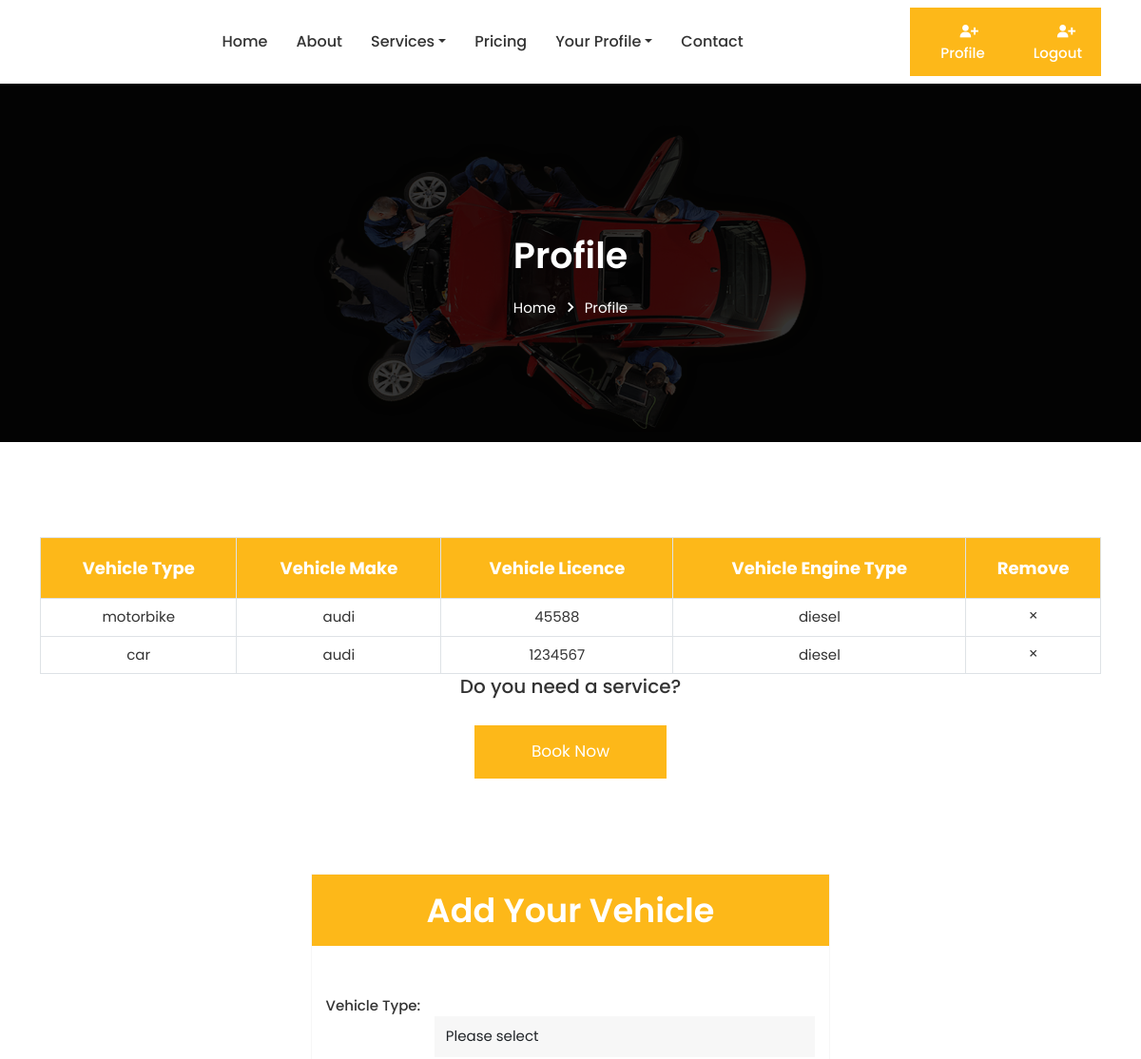
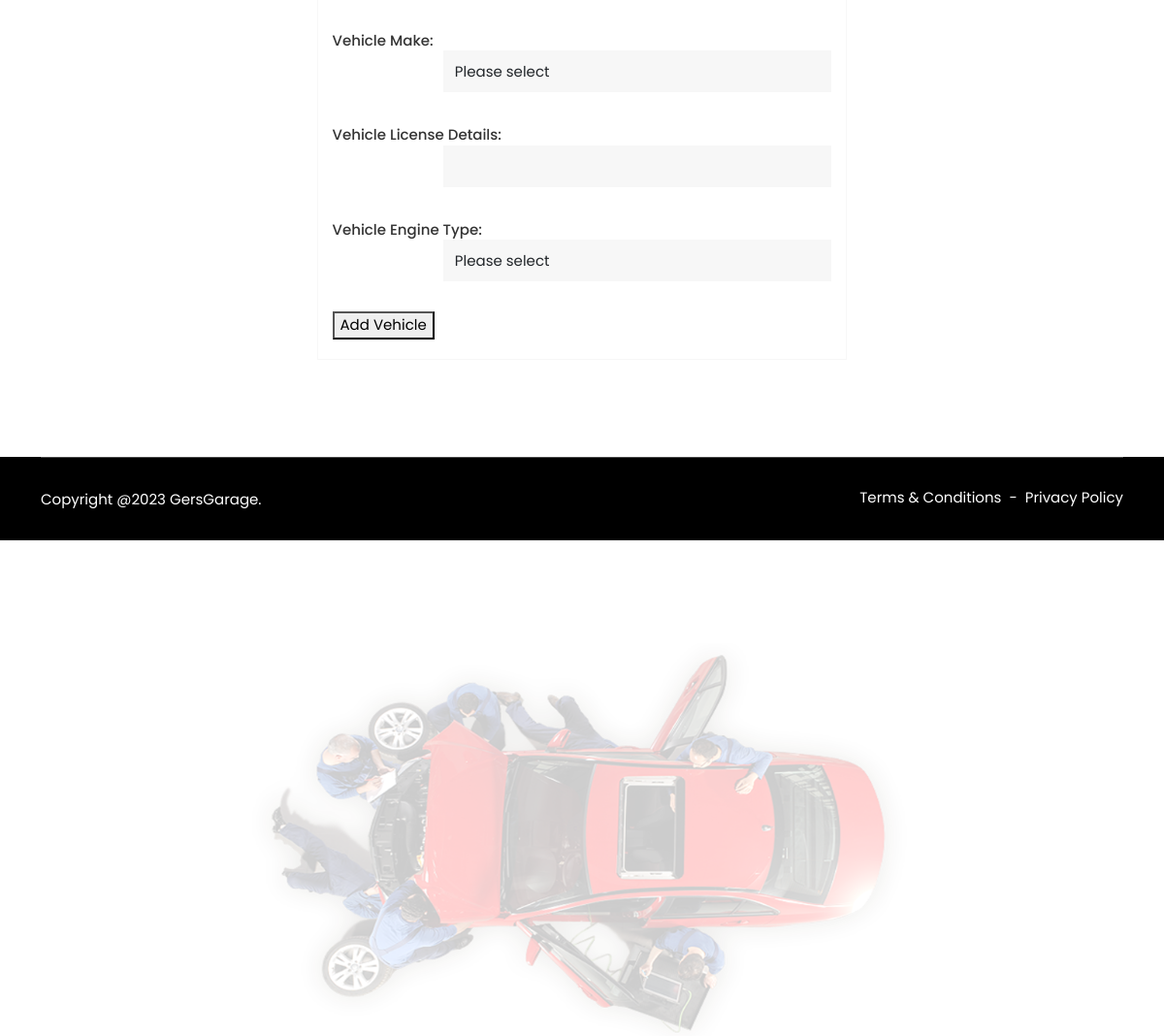
The app's page /userpages/profile.php (signed in) with its own data (2 pictures, top to bottom).
### tables this page shows
CREATE TABLE `vehicles` (
  `idvehicles` int(11) NOT NULL,
  `idcustomers` int(11) NOT NULL,
  `vehicle_type` varchar(50) NOT NULL,
  `make` varchar(50) NOT NULL,
  `license` varchar(50) NOT NULL,
  `engine_type` varchar(50) NOT NULL
);

### userpages/profile.php (the view, shortened to what this page needs)
<?php include "header.php"; ?>
<?php
if (isset($_SESSION['email'])) {
  $email = $_SESSION['email'];
} else {
}
?>
<body>
<section id="vehicles">
 <h3>Your Vehicles</h3>
 <?php
$sql = "SELECT idcustomers FROM customers WHERE email='$email'";
$result = $mysqli->query($sql);
if ($result->num_rows > 0) {
  $row = $result->fetch_assoc();
  $customerId = $row['idcustomers'];
}
$sql = "SELECT * FROM vehicles WHERE idcustomers='$customerId'";
$vehicles = $mysqli->query($sql);
echo '
      <div class="page-title-area">
          <img src="assets/img/home-one/footer-car.png" alt="Title">
          <div class="container">
              <div class="page-title-content">
                  <h2>Profile</h2>
                  <ul>
                      <li>
                          <a href="index.php">Home</a>
                      </li>
                      <li>
                          <i class="bx bx-chevron-right"></i>
                      </li>
                      <li>Profile</li>
                  </ul>
              </div>
          </div>
      </div>
      <section class="cart-area ptb-100">
          <div class="container">
              <div class="cart-wrap">
                  <table class="table">
                      <thead class="thead">
                          <tr>
                              <th class="table-head" scope="col">Vehicle Type</th>
                              <th class="table-head" scope="col">Vehicle Make</th>
                              <th class="table-head" scope="col">Vehicle Licence</th>
                              <th class="table-head" scope="col">Vehicle Engine Type</th>
                              <th class="table-head" scope="col">Remove</th>
                          </tr>
                      </thead>
                      <tbody>';
if ($vehicles->num_rows > 0) {
  while ($row = $vehicles->fetch_assoc()) {
    echo '<tr>
            <td>' . $row['vehicle_type'] . '</td>
            <td>' . $row['make'] . '</td>
            <td>' . $row['license'] . '</td>
            <td>' . $row['engine_type'] . '</td>
            <td>
            <a href="delete_vehicle.php?id=' . $row['idvehicles'] . '">
            <i class="bx bx-x"></i>
                </a>
            </td>
          </tr>';
  }
} else {
  echo '<tr>
          <td colspan="4">NO VEHICLE RECORD ON YOUR ACCOUNT. PLEASE REGISTER YOUR VEHICLE DETAILS.</td>
        </tr>';
}
echo '</tbody>
      </table>
      <div class="total-shopping">
          <h3>Do you need a service?</h3>
          <a href="booking.php">Book Now</a>
      </div>
  </div>
</div>
</section>
';
?>
</section>
  <section id="add-vehicle">
  <div class="container">
                <div class="row justify-content-center custom-margin">
                    <div class="col-lg-6">
                        <div class="checkout-item">
                          <h2>Add Your Vehicle</h2>
                          <div class="checkout-one">
                         <form action="" method="POST">
                <label for="vehicle_type">Vehicle Type:</label>
                 <div class="form-group">
                 <select class="form-control" id="vehicle_type" name="vehicle_type" required>
                 <option value="select">Please select</option>
                 </select>
                 </div>
                  <label for="vehicle_make">Vehicle Make:</label>
                  <div class="form-group">
                  <select class="form-control" id="vehicle_make" name="vehicle_make" required>
                  <option value="select">Please select</option>
                    </select>
                    </div>
                   <label for="vehicle_license">Vehicle License Details:</label>
                   <div class="form-group">
                   <input class="form-control" type="text" id="vehicle_license" name="vehicle_license" required>
                   </div>
                   <label for="vehicle_engine_type">Vehicle Engine Type:</label>
                   <div class="form-group">
                   <select class="form-control" id="vehicle_engine_type" name="vehicle_engine_type" required>
                   <option value="select">Please select</option>
                   </select>
                   </div>
                  <button type="submit">Add Vehicle</button>
                          </form>
                          </div>
                          </div>
                        </div>
                    </div>
                    </div>
  </section>
  </body>
<?php include "footer.php"; ?>

### userpages/header.php (shortened to what this page needs)
<!DOCTYPE html>
<html lang="en" class="theme-dark">
    <head>
        <link rel="stylesheet" href="assets/css/bootstrap.min.css">
        <link rel="stylesheet" href="assets/css/meanmenu.css">
        <link rel="stylesheet" href="assets/css/boxicons.min.css">
        <link rel="stylesheet" href="assets/css/owl.carousel.min.css">
        <link rel="stylesheet" href="assets/css/owl.theme.default.min.css">
        <link rel="stylesheet" href="assets/css/magnific-popup.min.css">
        <link rel="stylesheet" href="assets/css/animate.min.css">
        <link rel="stylesheet" href="assets/css/style.css">
        <link rel="stylesheet" href="assets/css/responsive.css">
        <link rel="stylesheet" href="assets/css/theme-dark.css">
    </head>
    <body>
        <div class="navbar-area fixed-top">
            <div class="main-nav">
                <div class="container">
                    <nav class="navbar navbar-expand-md navbar-light">
                        <div class="collapse navbar-collapse mean-menu" id="navbarSupportedContent">
                            <ul class="navbar-nav ml-auto">
                                <li class="nav-item">
                                    <a href="index.php">Home</a>
                                </li>
                                <li class="nav-item">
                                    <a href="about.html" class="nav-link">About</a>
                                </li>
                                <li class="nav-item">
                                    <a href="service.php" class="nav-link dropdown-toggle">Services</a>
                                </li>
                                <li class="nav-item">
                                    <a href="pricing.html" class="nav-link">Pricing</a>
                                </li>
                                <li class="nav-item">
                                    <a href="#" class="nav-link dropdown-toggle">Your Profile</a>
                                </li>
                                <li class="nav-item">
                                    <a href="contact.php" class="nav-link">Contact</a>
                                </li>
                            </ul>
                        </div>
                        <div class="cmn-btn" style="display: flex;">
                        <?php if(!empty($_SESSION['email'])) { ?>
                          <a class="banner-btn-left" href="profile.php">
                                <i class='bx bxs-user-plus'></i>
                                Profile
                            </a>
                            <a class="banner-btn-left" href="logout.php">
                                <i class='bx bxs-user-plus'></i>
                                Logout
                            </a>
                        <?php } ?>
                        </div>
                    </nav>
                </div>
            </div>
        </div>

### userpages/footer.php (shortened to what this page needs)
        <footer>
            <div class="footer-img">
                <img src="assets/img/home-one/footer-car.png" alt="Footer">
            </div>
            <div class="container">
                <div class="copyright-area">
                    <div class="row">
                        <div class="col-lg-7">
                            <div class="copyright-item">
                                <p>Copyright @<script>document.write(new Date().getFullYear())</script> GersGarage. </p>
                            </div>
                        </div>
                        <div class="col-lg-5">
                            <div class="copyright-item copyright-right">
                                <ul>
                                    <li>
                                        <a href="terms-and-conditions.html" target="_blank">Terms & Conditions</a>
                                    </li>
                                    <li>
                                        <span>-</span>
                                    </li>
                                    <li>
                                        <a href="privacy-policy.html" target="_blank">Privacy Policy</a>
                                    </li>
                                </ul>
                            </div>
                        </div>
                    </div>
                </div>
            </div>
        </footer>
    </body>
</html>

### userpages/assets/css/meanmenu.css (style rules this page uses)
body { font-family: "Oswald", sans-serif; padding: 0; margin: 0; font-size: 15px; background-color: #f1f1f1; }
.main-nav { background: #000; position: absolute; top: 0; left: 0; padding-top: 15px; padding-bottom: 15px; width: 100%; z-index: 999; height: auto; }
.main-nav nav ul { padding: 0; margin: 0; list-style-type: none; }
.main-nav nav .navbar-nav .nav-item { position: relative; padding: 15px 0; }
.main-nav nav .navbar-nav .nav-item a { font-weight: 500; font-size: 16px; text-transform: uppercase; color: #ffffff; padding-left: 0; padding-right: 0; padding-top: 0; padding-bottom: 0; margin-left: 15px; margin-right: 15px; }

### userpages/assets/css/responsive.css (style rules this page uses)
@media only screen and (min-width: 1199px) and (max-width: 1300px) { .main-nav nav .cmn-btn { width: 18%; } }

### records on screen
vehicles: vehicle_type "motorbike", make "audi", license "45588", engine_type "diesel"
vehicles: vehicle_type "car", make "audi", license "1234567", engine_type "diesel"
